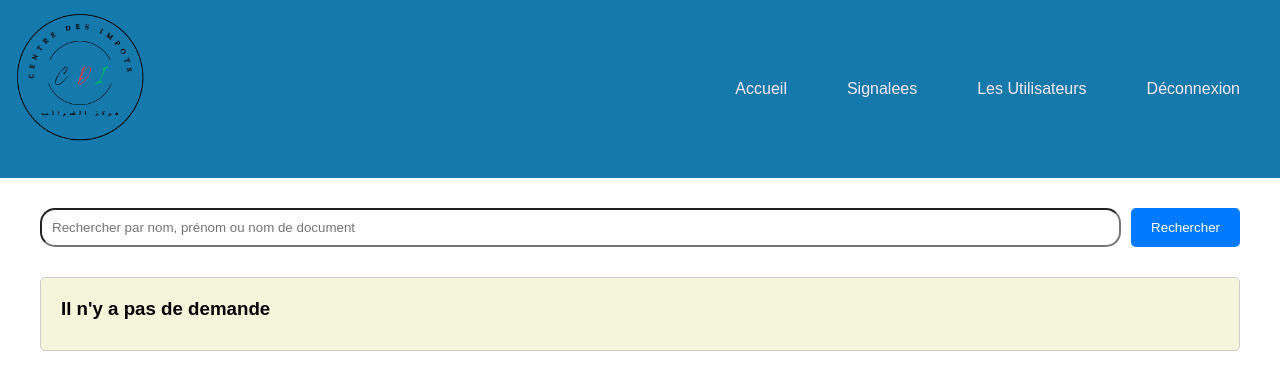
Before: /views/centre/les_demandes_gestion_nontri_centre.php (signed in) with the older database file.
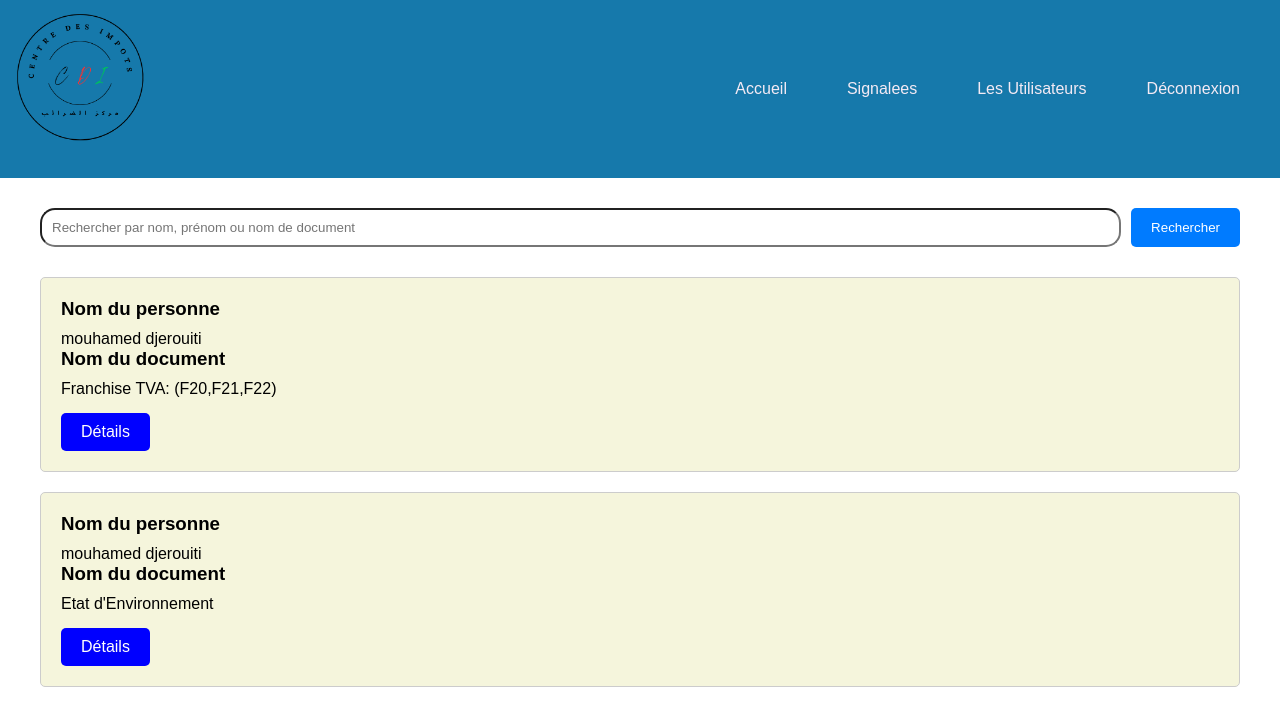
After: the same page with the newer database file.
### tables this page shows
CREATE TABLE `demande` (
  `id_demande` int(11) NOT NULL,
  `id_personne` int(11) DEFAULT NULL,
  `nom_document` varchar(255) DEFAULT NULL,
  `demande_text` text DEFAULT NULL,
  `date_heure` datetime NOT NULL DEFAULT current_timestamp(),
  `nom_service` varchar(255) DEFAULT NULL
);

CREATE TABLE `personne` (
  `id` int(11) NOT NULL,
  `nom` varchar(255) NOT NULL,
  `prenom` varchar(255) NOT NULL,
  `sexe` enum('homme','femme','autre') NOT NULL,
  `dateNaissance` date NOT NULL,
  `email` varchar(255) NOT NULL,
  `motDePasse` varchar(255) NOT NULL,
  `username` varchar(255) DEFAULT NULL
);

### views/centre/les_demandes_gestion_nontri_centre.php (the view, shortened to what this page needs)
<?php
require_once "../../control/db_connection.php";
$search = isset($_GET['search']) ? $_GET['search'] : '';
$sql = "SELECT demande.*, personne.nom AS nom_personne , personne.prenom AS prenom_personne
        FROM demande
        INNER JOIN personne ON demande.id_personne = personne.id
        INNER JOIN reponses ON demande.id_demande = reponses.id_demande
        WHERE demande.nom_service = 'Service Principal de Gestion'
        AND reponses.reponse = 'Accepter'
        AND reponses.traiter = 'non'";
$stmt = $pdo->prepare($sql);
$stmt->execute();
$demandes = $stmt->fetchAll();
?>
<!DOCTYPE html>
<html lang="fr">
<head>
    <link rel="stylesheet" href="../../public/css/style1.css">
</head>
<body>
<header>
    <div class="container">
        <div class="logo">
            <img src="../../public/images/logo1.png" alt="CDI">
        </div>
        <nav class="bar">
            <ul>
            <li><a  href="centre.php">Accueil</a></li>
                <li><a href="les_demandes_sig.php">Signalees</a></li>
                <li><a href="utilisateur.php">Les Utilisateurs</a></li>
                <li><a href="../../control/deconnexion.php" onclick="confirmLogout(event)">Déconnexion</a></li>
            </ul>
        </nav>
    </div>
   </header>
   <div class="search-bar">
    <div class="container">
        <form method="GET" action="les_demandes_gestion_nontri_centre.php">
            <input type="text" name="search" placeholder="Rechercher par nom, prénom ou nom de document" value="<?php echo htmlspecialchars($search); ?>">
            <button type="submit">Rechercher</button>
        </form>
    </div>
</div>
    <div class="demandes">
        <div class="container">
            <?php
            if (empty($demandes)) {
                echo "
                <div class='demande-card'>
                    <h3>Il n'y a pas de demande</h3>
                </div>
                ";
            } else {
                foreach ($demandes as $demande) {
                    echo "
                    <div class='demande-card'>
                        <h3>Nom du personne</h3>
                        <p>". $demande['nom_personne'] ." " . $demande['prenom_personne'] . "</p>
                        <h3>Nom du document</h3>
                        <p>". $demande['nom_document'] ."</p>
                        <a class='detail-btn' href='../detail.php?id_demande=". $demande['id_demande'] ."&nom_personne=". $demande['nom_personne'] ."&prenom_personne=". $demande['prenom_personne']."&nom_document=". $demande['nom_document'] ."&nom_service=". $demande['nom_service'] ."&demande_text=". $demande['demande_text'] ."&date_heure=". $demande['date_heure'] ."'>Détails</a>
                    </div>
                    ";
                }
            }
            ?>
        </div>
    </div>
</body>
</html>

Changed rows visible on the page:
added demande: id_personne.nom "mouhamed", id_personne.prenom "djerouiti", nom_document "Franchise TVA: (F20,F21,F22)"
added demande: id_personne.nom "mouhamed", id_personne.prenom "djerouiti", nom_document "Etat d'Environnement"
Other visible differences:
text no longer shown: "Il n'y a pas de demande"
